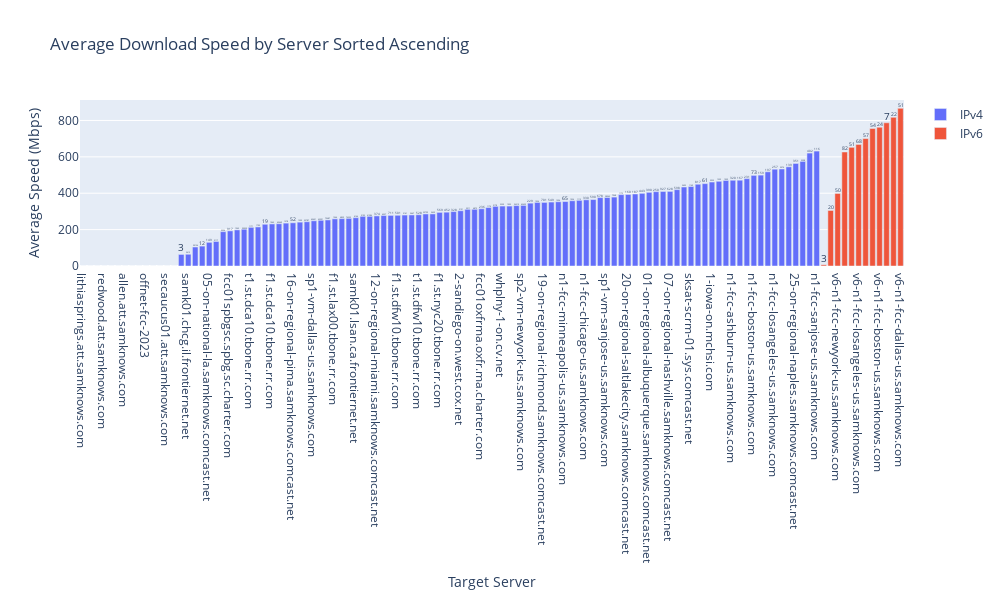

Notebook source saved alongside this figure:
### Code cell
fig2 = go.Figure()
fig2.add_trace(go.Bar(
    x=download_ipv4_server_stats['target'],
    y=download_ipv4_server_stats['mean'],
    name='IPv4',
    text=download_ipv4_server_stats['count'],
    textposition='auto'
))
fig2.add_trace(go.Bar(
    x=download_ipv6_server_stats['target'],
    y=download_ipv6_server_stats['mean'],
    name='IPv6',
    text=download_ipv6_server_stats['count'],
    textposition='auto'
))

fig2.update_layout(
    title='Average Download Speed by Server Sorted Ascending',
    xaxis_title='Target Server',
    yaxis_title='Average Speed (Mbps)',
    barmode='group',
    height=600,
    width=1000
)
# fig2.write_html("../reports/viz/download_performance/Average Downlaod Speed by Server Sorted Ascending.html")

### Figure 1 — Plotly figure (JSON) as saved in the notebook; plotly's stock layout.template omitted (floating-point values rounded to 4 significant figures)
{"data": [{"name": "IPv4", "text": [6.0, 1.0, 2.0, 2.0, 2.0, 2.0, 4.0, 19.0, 5.0, 7.0, 3.0, 108.0, 10.0, 6.0, 3.0, 2613.0, 30130.0, 12.0, 149.0, 3117.0, 5556.0, 917.0, 1362.0, 30050.0, 1171.0, 1705.0, 19.0, 1042.0, 43450.0, 1278.0, 52.0, 1203.0, 53790.0, 45450.0, 65390.0, 73690.0, 1544.0, 6859.0, 76250.0, 4166.0, 5102.0, 61390.0, 374.0, 4557.0, 711.0, 501.0, 2141.0, 2447.0, 528.0, 23800.0, 2423.0, 569.0, 452.0, 328.0, 3191.0, 2311.0, 6872.0, 236.0, 1176.0, 3178.0, 2250.0, 1032.0, 36210.0, 42630.0, 229.0, 1054.0, 701.0, 549.0, 1394.0, 65.0, 1026.0, 1115.0, 330.0, 590.0, 678.0, 28040.0, 7968.0, 1172.0, 160.0, 187.0, 443.0, 390.0, 250.0, 927.0, 628.0, 598.0, 2492.0, 1169.0, 817.0, 61.0, 5925.0, 1253.0, 1059.0, 320.0, 167.0, 231.0, 73.0, 159.0, 197.0, 257.0, 3074.0, 139.0, 351.0, 2208.0, 402.0, 116.0], "textposition": "auto", "type": "bar", "x": ["lithiasprings.att.samknows.com", "onnet-fcc", "orlando.att.samknows.com", "redwood.att.samknows.com", "ispsk07.windstream.net", "ispsk02.windstream.net", "allen.att.samknows.com", "samk01.plal.ca.frontiernet.net", "sandiego.att.samknows.com", "offnet-fcc-2023", "1-winterparkfl-on.centurylink.net", "1-atlantaga-on.centurylink.net", "secaucus01.att.samknows.com", "lisle.att.samknows.com", "sp2-vm-ashburn-us.samknows.com", "samk01.chcg.il.frontiernet.net", "1-lasvegasnv-on.centurylink.net", "11-on-national-independence.samknows.comcast.net", "05-on-national-la.samknows.comcast.net", "1-seattlewa-on.centurylink.net", "samk01.asbn.va.frontiernet.net", "fcc01spbgsc.spbg.sc.charter.com", "fcc01euclwi.eucl.wi.charter.com", "sp1-vm-denver-us.samknows.com", "t1.st.dca10.tbone.rr.com", "fcc01mtpkca.mtpk.ca.charter.com", "n1-fcc-detroit-us.samknows.com", "f1.st.dca10.tbone.rr.com", "sp1-vm-seattle-us.samknows.com", "t1.st.lax00.tbone.rr.com", "16-on-regional-pima.samknows.comcast.net", "fcc01olvemo.olve.mo.charter.com", "sp1-vm-losangeles-us.samknows.com", "sp1-vm-dallas-us.samknows.com", "sp1-vm-atlanta-us.samknows.com", "sp1-vm-chicago-us.samknows.com", "f1.st.lax00.tbone.rr.com", "sk-1.uhnet.net", "sp2-vm-chicago-us.samknows.com", "samk01.lsan.ca.frontiernet.net", "samk01.dlls.tx.frontiernet.net", "sp1-vm-ashburn-us.samknows.com", "12-on-regional-miami.samknows.comcast.net", "prnynj-1-on.cv.net", "t1.st.nyc20.tbone.rr.com", "f1.st.dfw10.tbone.rr.com", "f1.st.chi10.tbone.rr.com", "t1.st.chi10.tbone.rr.com", "t1.st.dfw10.tbone.rr.com", "sp1-vm-miami-us.samknows.com", "hcvlny-2-on.cv.net", "f1.st.nyc20.tbone.rr.com", "13-on-regional-atlanta.samknows.comcast.net", "07-on-national-miami.samknows.comcast.net", "2-sandiego-on.west.cox.net", "t1.st.atl20.tbone.rr.com", "restonfcc.west.verizon.net", "fcc01oxfrma.oxfr.ma.charter.com", "06-on-regional-chicago.samknows.comcast.net", "1-atlanta-on.east.cox.net", "whplny-1-on.cv.net", "02-on-national-dc.samknows.comcast.net", "sp1-vm-newyork-us.samknows.com", "sp2-vm-newyork-us.samknows.com", "sksat-abrn-01.sys.comcast.net", "03-on-regional-dc.samknows.comcast.net", "19-on-regional-richmond.samknows.comcast.net", "27-on-regional-woodstockatlanta.sys.comcast.net", "samknows.hawaiiantel.net", "n1-fcc-minneapolis-us.samknows.com", "10-on-regional-detroit.samknows.comcast.net", "04-on-national-chicago.samknows.comcast.net", "n1-fcc-chicago-us.samknows.com", "17-on-regional-northnj.samknows.comcast.net", "03-on-national-northnj.samknows.comcast.net", "sp1-vm-sanjose-us.samknows.com", "newyorkfcc.west.verizon.net", "10-on-national-denver.samknows.comcast.net", "20-on-regional-saltlakecity.samknows.comcast.net", "15-on-regional-newcastle.samknows.comcast.net", "08-on-national-atlanta.samknows.comcast.net", "01-on-regional-albuquerque.samknows.comcast.net", "n1-fcc-atlanta-us.samknows.com", "09-on-national-seattle.samknows.comcast.net", "07-on-regional-nashville.samknows.comcast.net", "05-on-regional-houston.samknows.comcast.net", "02-on-regional-boston.samknows.comcast.net", "sksat-scrm-01.sys.comcast.net", "18-on-regional-portland.samknows.comcast.net", "24-on-regional-augusta.samknows.comcast.net", "1-iowa-on.mchsi.com", "sksat-crls-01.sys.comcast.net", "21-on-regional-seattle.samknows.comcast.net", "n1-fcc-ashburn-us.samknows.com", "n1-fcc-miami-us.samknows.com", "n1-fcc-newyork-us.samknows.com", "n1-fcc-boston-us.samknows.com", "n1-fcc-seattle-us.samknows.com", "n1-fcc-dallas-us.samknows.com", "n1-fcc-losangeles-us.samknows.com", "12-on-national-santaclara.samknows.comcast.net", "n1-fcc-denver-us.samknows.com", "25-on-regional-naples.samknows.comcast.net", "sksat-scla-01.sys.comcast.net", "14-on-regional-tallahassee.samknows.comcast.net", "n1-fcc-sanjose-us.samknows.com"], "y": [0.0, 0.0, 0.0, 0.0, 0.0, 0.0, 0.0, 0.0, 0.0, 0.0, 0.0, 0.0, 0.0, 0.00162, 63.55, 64.56, 104.4, 109.4, 130.1, 134.9, 188.8, 193.2, 198.7, 202.0, 212.4, 214.7, 229.4, 231.2, 232.4, 235.7, 237.5, 241.1, 243.4, 248.6, 251.2, 253.2, 259.2, 260.5, 261.9, 265.6, 273.0, 273.1, 275.4, 277.4, 278.2, 278.8, 280.1, 280.5, 281.7, 286.2, 286.3, 294.7, 295.8, 299.1, 303.8, 311.6, 311.7, 314.7, 321.5, 327.9, 329.5, 329.5, 332.1, 333.1, 345.5, 349.4, 349.5, 351.5, 353.2, 354.4, 358.7, 361.0, 363.9, 365.2, 376.0, 376.6, 378.8, 392.3, 393.2, 395.8, 399.4, 405.0, 408.6, 409.6, 410.1, 419.7, 434.2, 436.9, 449.4, 452.8, 461.6, 465.6, 470.2, 471.4, 471.7, 480.4, 498.1, 499.6, 517.9, 532.2, 533.4, 545.2, 563.8, 575.0, 620.8, 631.8]}, {"name": "IPv6", "text": [3.0, 20.0, 50.0, 82.0, 51.0, 68.0, 57.0, 54.0, 24.0, 7.0, 22.0, 51.0], "textposition": "auto", "type": "bar", "x": ["v6-n1-fcc-detroit-us.samknows.com", "v6-n1-fcc-seattle-us.samknows.com", "v6-n1-fcc-newyork-us.samknows.com", "v6-n1-fcc-ashburn-us.samknows.com", "v6-n1-fcc-denver-us.samknows.com", "v6-n1-fcc-losangeles-us.samknows.com", "v6-n1-fcc-sanjose-us.samknows.com", "v6-n1-fcc-chicago-us.samknows.com", "v6-n1-fcc-boston-us.samknows.com", "v6-n1-fcc-minneapolis-us.samknows.com", "v6-n1-fcc-atlanta-us.samknows.com", "v6-n1-fcc-dallas-us.samknows.com"], "y": [6.654, 305.3, 398.7, 626.9, 652.3, 668.3, 700.5, 755.9, 762.6, 787.1, 817.1, 866.9]}], "layout": {"barmode": "group", "height": 600, "title": {"text": "Average Download Speed by Server Sorted Ascending"}, "width": 1000, "xaxis": {"title": {"text": "Target Server"}}, "yaxis": {"title": {"text": "Average Speed (Mbps)"}}}}
